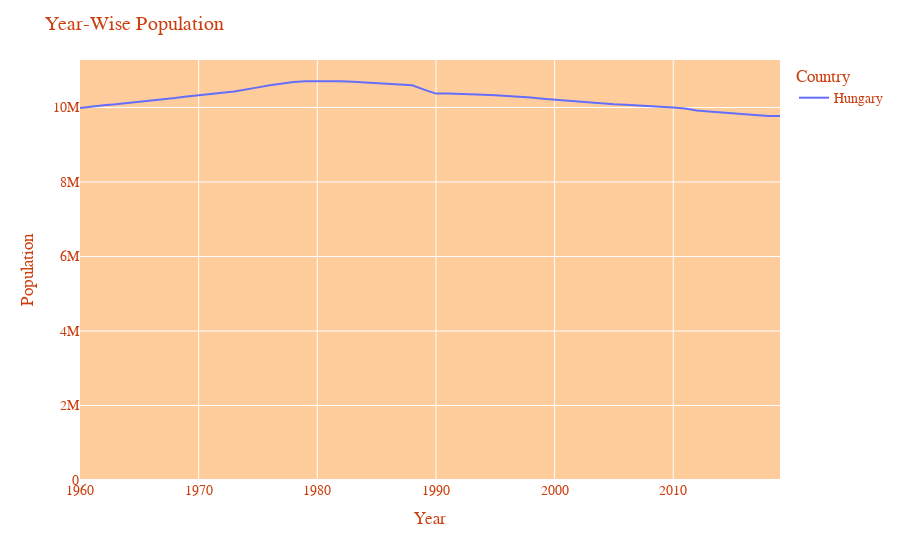

The notebook cell saved with this chart:
### Code cell
# Set axis & legend labels
fig.update_layout(
    title="Year-Wise Population",
    xaxis_title="Year",
    yaxis_title="Population",
    legend_title="Country",
    plot_bgcolor='#ffcc9c',
    font=dict(
        family="Ariel",
        size=14,
        color="#cc3e0e"
    )
)

# Start the Y axis from 0
fig.update_yaxes(rangemode='tozero')

### Figure 1 — Plotly figure (JSON) as saved in the notebook; plotly's stock layout.template omitted (floating-point values rounded to 4 significant figures)
{"data": [{"hovertemplate": "variable=Hungary<br>Year=%{x}<br>value=%{y}<extra></extra>", "legendgroup": "Hungary", "line": {"color": "#636efa", "dash": "solid"}, "marker": {"symbol": "circle"}, "mode": "lines", "name": "Hungary", "orientation": "v", "showlegend": true, "type": "scatter", "x": [1960, 1961, 1962, 1963, 1964, 1965, 1966, 1967, 1968, 1969, 1970, 1971, 1972, 1973, 1974, 1975, 1976, 1977, 1978, 1979, 1980, 1981, 1982, 1983, 1984, 1985, 1986, 1987, 1988, 1989, 1990, 1991, 1992, 1993, 1994, 1995, 1996, 1997, 1998, 1999, 2000, 2001, 2002, 2003, 2004, 2005, 2006, 2007, 2008, 2009, 2010, 2011, 2012, 2013, 2014, 2015, 2016, 2017, 2018, 2019], "xaxis": "x", "y": [9983967, 10029321, 10061734, 10087947, 10119835, 10147935, 10178653, 10216604, 10255815, 10298723, 10337910, 10367537, 10398489, 10432055, 10478720, 10540525, 10598677, 10648031, 10684822, 10704152, 10711122, 10711848, 10705535, 10689463, 10668095, 10648713, 10630564, 10612741, 10596487, 10481719, 10373988, 10373400, 10369341, 10357523, 10343355, 10328965, 10311238, 10290486, 10266570, 10237530, 10210971, 10187576, 10158608, 10129552, 10107146, 10087065, 10071370, 10055780, 10038188, 10022650, 10000023, 9971727, 9920362, 9893082, 9866468, 9843028, 9814023, 9787966, 9775564, 9769949], "yaxis": "y"}], "layout": {"font": {"color": "#cc3e0e", "family": "Ariel", "size": 14}, "legend": {"title": {"text": "Country"}, "tracegroupgap": 0}, "margin": {"t": 60}, "plot_bgcolor": "#ffcc9c", "title": {"text": "Year-Wise Population"}, "xaxis": {"anchor": "y", "domain": [0, 1], "title": {"text": "Year"}}, "yaxis": {"anchor": "x", "domain": [0, 1], "rangemode": "tozero", "title": {"text": "Population"}}}}
